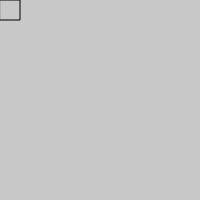
Frame 1 (no input)
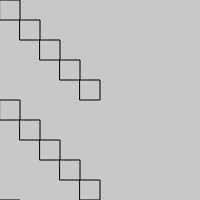
Frame 60 (no input)
Frame 120 (the mouse pressed at the canvas centre since frame 60): identical to frame 60, image omitted

The p5.js sketch that drew these frames (run headless with seeded random() and noise() and a simulated clock; from frame 60 on, the mouse is pressed at the canvas centre):

// p5.js sketch
// ── sketch.js
/* DM3008 Generative Art, Ashley Hi 2026
 * Week 3 - Modulo
 * Modulo Operator Exercise
*/

var xpos = 0, ypos = 0;

function setup(){
    createCanvas(200,200);
    background(200);
    //frameRate(1); //uncomment to slow down the animation
}

function draw(){
    noFill();
    rect(xpos, ypos, 20, 20); //draws 20x20px rectangles at (xpos,ypos)
    
    // update new xpos, ypos every frame
    xpos = (xpos + 20) % 100; // *EDIT CODE HERE
    ypos = ypos + 20; // *EDIT CODE HERE
}
